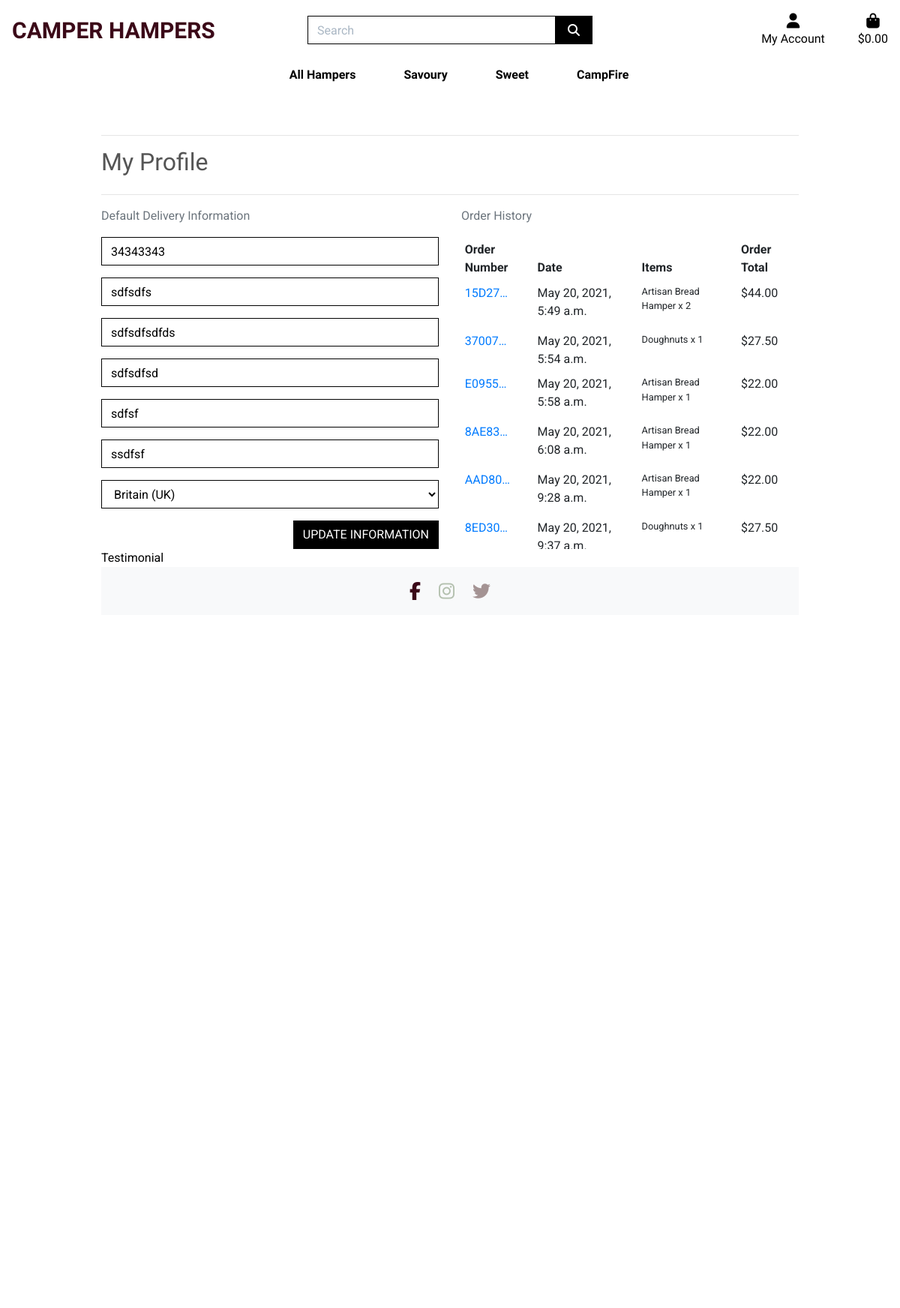
The page /profiles/ (signed in) on the database its author committed.
### profiles/models.py (models this page shows, shortened)
class UserProfile(models.Model):
    user = models.OneToOneField(User, on_delete=models.CASCADE)
    default_phone_number = models.CharField(max_length=20, null=True, blank=True)
    default_street_address1 = models.CharField(max_length=80, null=True, blank=True)
    default_street_address2 = models.CharField(max_length=80, null=True, blank=True)
    default_town_or_city = models.CharField(max_length=40, null=True, blank=True)
    default_county = models.CharField(max_length=80, null=True, blank=True)
    default_postcode = models.CharField(max_length=20, null=True, blank=True)
    default_country = CountryField(blank_label='Country', null=True, blank=True)

### checkout/models.py (models this page shows, shortened)
class Order(models.Model):
    order_number = models.CharField(max_length=32, null=False, editable=False)
    user_profile = models.ForeignKey(UserProfile, on_delete=models.SET_NULL,
                                     null=True, blank=True, related_name='orders')
    full_name = models.CharField(max_length=50, null=False, blank=False)
    email = models.EmailField(max_length=254, null=False, blank=False)
    phone_number = models.CharField(max_length=20, null=False, blank=False)
    country = CountryField(blank_label='Country *', null=False, blank=False)
    postcode = models.CharField(max_length=20, null=True, blank=True)
    town_or_city = models.CharField(max_length=40, null=False, blank=False)
    street_address1 = models.CharField(max_length=80, null=False, blank=False)
    street_address2 = models.CharField(max_length=80, null=True, blank=True)
    county = models.CharField(max_length=80, null=True, blank=True)
    date = models.DateTimeField(auto_now_add=True)
    delivery_cost = models.DecimalField(max_digits=6, decimal_places=2, null=False, default=0)
    order_total = models.DecimalField(max_digits=10, decimal_places=2, null=False, default=0)
    grand_total = models.DecimalField(max_digits=10, decimal_places=2, null=False, default=0)
    original_bag = models.TextField(null=False, blank=False, default='')
    stripe_pid = models.CharField(max_length=254, null=False, blank=False, default='')

class OrderLineItem(models.Model):
    order = models.ForeignKey(Order, null=False, blank=False, on_delete=models.CASCADE, related_name='lineitems')
    product = models.ForeignKey(Product, null=False, blank=False, on_delete=models.CASCADE)
    quantity = models.IntegerField(null=False, blank=False, default=0)
    lineitem_total = models.DecimalField(max_digits=6, decimal_places=2, null=False, blank=False, editable=False)

### products/models.py (models this page shows, shortened)
class Product(models.Model):
    category = models.ForeignKey('Category', null=True, blank=True, on_delete=models.SET_NULL)
    sku = models.CharField(max_length=254, null=True, blank=True)
    name = models.CharField(max_length=254)
    description = models.TextField()
    price = models.DecimalField(max_digits=6, decimal_places=2)
    image_url = models.URLField(max_length=1024, null=True, blank=True)
    image = models.ImageField(null=True, blank=True)

### profiles/views.py (the view)
# urls.py: path('', views.profile, name='profile'),
def profile(request):
    profile = get_object_or_404(UserProfile, user=request.user)
    if request.method == 'POST':
        form = UserProfileForm(request.POST, instance=profile)
        if form.is_valid():
            form.save()
            messages.success(request, 'Profile updated successfully')
        else:
            messages.error(request, 'Update failed, please ensure the form is valid.')
    else:
        form = UserProfileForm(instance=profile)
    orders = profile.orders.all()
    template = 'profiles/profile.html'
    context = {
        'form': form,
        'orders': orders,
        'on_profile_page': True,
    }
    return render(request, template, context)

### profiles/forms.py
class UserProfileForm(forms.ModelForm):
    class Meta:
        model = UserProfile
        exclude = ('user',)
    def __init__(self, *args, **kwargs):
        super().__init__(*args, **kwargs)
        placeholders = {
            'default_phone_number': 'Phone Number',
            'default_postcode': 'Postal Code',
            'default_town_or_city': 'Town or City',
            'default_street_address1': 'Street Address 1',
            'default_street_address2': 'Street Address 2',
            'default_county': 'County',
        }
        self.fields['default_phone_number'].widget.attrs['autofocus'] = True
        for field in self.fields:
            if field != 'default_country':
                if self.fields[field].required:
                    placeholder = f'{placeholders[field]} *'
                else:
                    placeholder = placeholders[field]
                self.fields[field].widget.attrs['placeholder'] = placeholder
            self.fields[field].widget.attrs['class'] = 'border-black rounded-0 profile-form-input'
            self.fields[field].label = False

### bag/contexts.py (called while the page is built, shortened)
def bag_contents(request):
    bag_items = []
    total = 0
    product_count = 0
    bag = request.session.get('bag', {})
    delivery = total * Decimal(settings.STANDARD_DELIVERY_PERCENTAGE / 100)
    grand_total = delivery + total
    context = {
        'bag_items': bag_items,
        'total': total,
        'product_count': product_count,
        'delivery': delivery,
        'grand_total': grand_total,
    }
    return context

### profiles/templates/profiles/profile.html (shortened to what this page needs)
{% extends "base.html" %}
{% load static %}
{% block extra_css %}
    <link rel="stylesheet" href="{% static 'profiles/css/profile.css' %}">
{% endblock %}
{% block page_header %}
    <div class="container header-container">
    </div>
{% endblock %}
{% block content %}
    <div class="overlay"></div>
    <div class="container">
        <div class="row">
            <div class="col-12">
                <hr>
                <h2 class="logo-font mb-4">My Profile</h2>
                <hr>
            </div>
        </div>
        <div class="row">
            <div class="col-12 col-lg-6">
                <p class="text-muted">Default Delivery Information</p>
                <form class="mt-3" action="{% url 'profile' %}" method="POST" id="profile-update-form">
                    {{ form|crispy }}
                    <button class="btn btn-black rounded-0 text-uppercase float-right">Update Information</button>
                </form>
            </div>
            <div class="col-12 col-lg-6">
                <p class="text-muted">Order History</p>
                <div class="order-history table-responsive">
                    <table class="table table-sm table-borderless">
                        <thead>
                            <tr>
                                <th>Order Number</th>
                                <th>Date</th>
                                <th>Items</th>
                                <th>Order Total</th>
                            </tr>
                        </thead>
                        <tbody>
                            {% for order in orders %}
                            <tr>
                                <td>
                                    <a href="{% url 'order_history' order.order_number %}" title="{{ order.order_number }}">
                                        {{ order.order_number|truncatechars:6 }}
                                    </a>
                                </td>
                                <td>{{ order.date }}</td>
                                <td>
                                    <ul class="list-unstyled">
                                        {% for item in order.lineitems.all %}
                                            <li class="small">
                                               {{ item.product.name }} x {{ item.quantity }}
                                            </li>
                                        {% endfor %}
                                    </ul>
                                </td>
                                <td>${{ order.grand_total }}</td>
                            </tr>
                            {% endfor %}
                        </tbody>
                    </table>
                </div>
            </div>
        </div>
        <div class="row">
            <div class="col-12">
                <a href="{% url 'add_testimonial' %}" class="text-black">Testimonial</a>
            </div>
        </div>
{% endblock %}

### static/css/base.css (style rules this page uses)
html { height: 100%; }
body { background-size: cover; height: calc(100vh - 164px); color: #555; font-family: 'Roboto'; }
@media (min-width: 992px) { .header-container { padding-top: 164px; } }
.logo-font { font-family: 'Josefin Sans', sans-serif; }
.btn-black { background: black; color: white; }
.text-black { color: #000 !important; }
.border-black { border: 1px solid black !important; }
.overlay { height: 100%; width: 100%; top: 0; left: 0; position: fixed; background: white; z-index: -1; }
@media (min-width: 1200px) { .container { max-width: 80%; } }

### profiles/static/profiles/css/profile.css (style rules this page uses)
.order-history { max-height: 416px; overflow-y: auto; }
#profile-update-form .form-control { color: #000; }
#profile-update-form input::placeholder { color: #aab7c4; }
#id_default_country, #id_default_country option:not(:first-child) { color: #000; }

### rows shown on the page
UserProfile: default_phone_number "34343343", default_street_address1 "sdfsdfs", default_street_address2 "sdfsdfsdfds", default_town_or_city "sdfsdfsd", default_county "sdfsf", default_postcode "ssdfsf", default_country "Britain (UK)"
Order: order_number "15D27…", date "May 20, 2021, 5:49 a.m.", grand_total "44.00"
OrderLineItem: product.name "Artisan Bread Hamper", quantity "2"
Order: order_number "37007…", date "May 20, 2021, 5:54 a.m.", grand_total "27.50"
OrderLineItem: product.name "Doughnuts", quantity "1"
Order: order_number "E0955…", date "May 20, 2021, 5:58 a.m.", grand_total "22.00"
OrderLineItem: product.name "Artisan Bread Hamper", quantity "1"
Order: order_number "8AE83…", date "May 20, 2021, 6:08 a.m.", grand_total "22.00"
OrderLineItem: product.name "Artisan Bread Hamper", quantity "1"
Order: order_number "AAD80…", date "May 20, 2021, 9:28 a.m.", grand_total "22.00"
OrderLineItem: product.name "Artisan Bread Hamper", quantity "1"
Order: order_number "8ED30…", date "May 20, 2021,…", grand_total "27.50"
OrderLineItem: product.name "Doughnuts", quantity "1"
